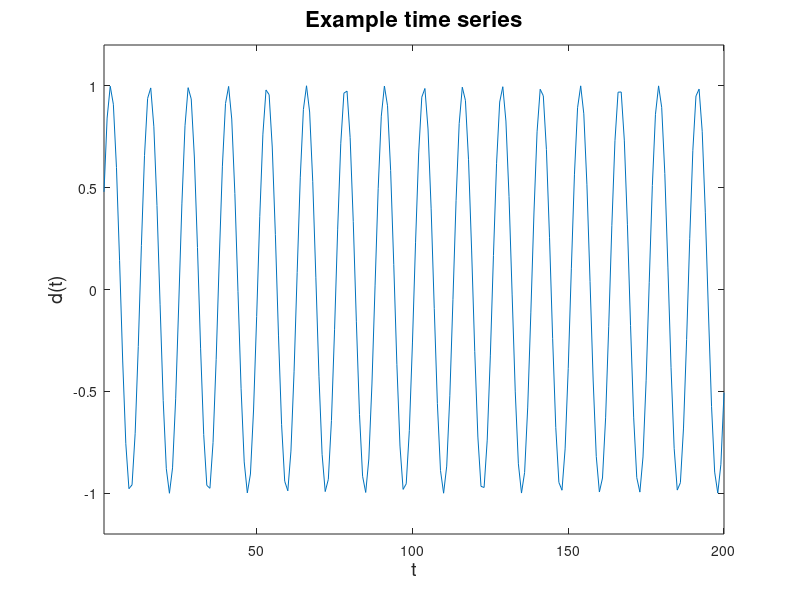

The MATLAB script that drew this image: (Note: this script raises an error after producing the figure.)
#############################################################################################################
# Part of the Bayesian Spectrum Analysis (BSA) package in Octave, by Emma
# Granqvist & Richard J. Morris, June 2011
# This code is only proof-of-principle, it is released freely and without any warranty
# For more information see Granqvist et al., BMC Systems Biology 2011,
# and Bretthorst, Springer-Verlag 1988
# Please cite the above papers when using this code
#############################################################################################################
# DEMO script
######################################################################################################
disp(['Welcome to the BSA demo!']);
disp(['Here we will go through four basic examples.']);
disp(['Press enter to start with the first one!']); pause
disp(' ');
##############################  Example 1
disp(['Case 1: A time series with omega = 0.5']);
dpoints = [];
tpoints = linspace(1,200,200);
for (i=1:200)
  dpoints(i) = sin(0.5*i);
endfor
figure; # Plot time series
plot(tpoints,dpoints);
title("Example time series","fontsize",16);
xlabel("t","fontsize",14);
ylabel("d(t)","fontsize",14);
set(gca(),"xlim",[1, 200],"ylim",[-1.2, 1.2]);
disp(['To start BSA, we enter the following on the command line:']); 
disp(['[normp,omega,maxomega] = bsa_auto (dpoints,"Test1",0,1,100,0,1,"BSA-DEMO");']); 
disp(['where dpoints is the data, as a single column,']); 
disp(['Test1 is the name of the time series,']);
disp(['0 is the lower limit of omega and 1 is the upper,']);
disp(['100 is the number of sample points between the lower and upper omega,']);
disp(['0 is the upper limit of background functions,']);
disp(['1 is the interval between sampling points in the data (in seconds),']);
disp(['and "BSA-DEMO" is the name of the output file.']);
disp(['Press enter to start BSA']); pause
fprintf (stderr, "Working... This may take a few minutes.\n"); 
[normp,omega,maxomega] = bsa_auto (dpoints',"Test1",0,1,100,0,1,"BSA-DEMO");
disp(['Done. The output is the estimated omega (maxomega = ' ,num2str(maxomega),'), and vectors of omega and the posterior probability.']); 
disp(['Press enter to plot omega and posterior density']); pause
plot(omega,normp,"1","linewidth",1);# Plot results
title("BSA result","fontsize",16);
xlabel('\omega',"fontsize",14);
ylabel("PDF","fontsize",14);
set(gca(),"xlim",[0, 1]);
disp(['Press enter to go on to the next example']); pause
##############################  Example 2
disp(['Case 2: A time series with high noise levels, omega = 0.5']); 
dpoints = [];
tpoints = linspace(1,200,200);
for (i=1:200)
  dpoints(i) = sin(0.5*(0+i)+0.1*(0.5-normrnd(0.0,1.0))) + 0.7*normrnd(0.0,1.0);
endfor
figure; # Plot time series
plot(tpoints,dpoints);
title("Example time series 2","fontsize",16);
xlabel("t","fontsize",14);
ylabel("d(t)","fontsize",14);
set(gca(),"xlim",[1, 200],"ylim",[-2.2, 2.2]);
disp(['Press enter to start BSA, with the same settings as before']); pause
fprintf (stderr, "Working... This may take a few minutes.\n");
[normp,omega,omega_max] = bsa_auto (dpoints',"Test2",0,1,100,0,1,"BSA-DEMO");
disp(['Done, estimated omega: ',num2str(omega_max)]);
disp(['Press enter to plot omega and posterior density']); pause
plot(omega,normp,"1","linewidth",1);# Plot results
title("BSA result 2","fontsize",16);
xlabel('\omega',"fontsize",14);
ylabel("PDF","fontsize",14);
set(gca(),"xlim",[0, 1]);
disp(['Press enter to go on to the next example']); pause
############################## Example 3
disp(['Case3: A time series with background trends, omega = 0.5']); 
dpoints = [];
tpoints = linspace(1,200,200);
for (i=1:200)
  dpoints(i) = sin(0.5*i)- (i^2*0.005)  + 0.1*normrnd(0.0,1.0);
endfor
figure; # Plot time series
plot(tpoints,dpoints);
title("Example time series 3","fontsize",16);
xlabel("t","fontsize",14);
ylabel("d(t)","fontsize",14);
disp(['To start BSA, we enter the following on the command line:']); 
disp(['[normp,omega,maxomega] = bsa_auto (dpoints,"Test3",0,1,100,4,1,"BSA-DEMO");']); 
disp(['where dpoints is the data, as a single column,']); 
disp(['Test3 is the name of the time series,']);
disp(['0 is the lower limit of omega and 1 is the upper,']);
disp(['100 is the number of sample points between the lower and upper omega,']);
disp(['4 is the upper limit of background functions,']);
disp(['1 is the interval between sampling points in the data (in seconds),']);
disp(['and "BSA-DEMO" is the name of the output file.']); 
disp(['Press enter to start BSA']); pause
fprintf (stderr, "Working... This may take a few minutes.\n");
[normp,omega,omega_max] = bsa_auto (dpoints',"Test3",0,1,100,4,1,"BSA-DEMO");
disp(['Done, estimated omega: ',num2str(omega_max)]);
disp(['Press enter to plot omega and posterior density']); pause
plot(omega,normp,"1","linewidth",1);# Plot results
title("BSA result 3","fontsize",16);
xlabel('\omega',"fontsize",14);
ylabel("PDF","fontsize",14);4
set(gca(),"xlim",[0, 1]);
disp(['Press enter to go on to the next example']); pause
##############################  Example 4
disp(['Case 4: A time series with two frequencies, omega = 0.5 and 0.3']); 
dpoints = [];
tpoints = linspace(1,200,200);
for (i=1:200)
  dpoints(i) = sin(0.5*i) + sin(0.3*i)   + 0.1*normrnd(0.0,1.0);
endfor
figure; # Plot time series
plot(tpoints,dpoints);
title("Example time series 4","fontsize",16);
xlabel("t","fontsize",14);
ylabel("d(t)","fontsize",14);
disp(['Now we will calculate the evidence, since there seems to be several frequencies:']); 
disp(['To start BSA, we enter the following on the command line:']); 
disp(['[logZ logZerror momega stomega] = bsa_nest (dpoints,"Test4",0,1,100,0,1,"BSA-DEMO",500);']); 
disp(['where dpoints is the data, as a single column,']); 
disp(['Test4 is the name of the time series,']);
disp(['0 is the lower limit of omega and 1 is the upper,']);
disp(['100 is the number of sample points between the lower and upper omega,']);
disp(['0 is the upper limit of background functions,']);
disp(['1 is the interval between sampling points in the data (in seconds),']);
disp(['"BSA-DEMO" is the name of the output file.']);
disp(['and 500 is the number of samples drawn from the posterior to calculate the evidence.']); 
disp(['Press enter to start BSA']); pause
fprintf (stderr, "Working... This may take a few minutes.\n");
[logZ logZerror momega stomega] = bsa_nest(dpoints',"Test3",0,1,100,0,1,"BSA-DEMO",500);
disp(['Done, estimated omega: ',num2str(momega)]);
disp(['Estimated evidence: ',num2str(logZ)]);
disp(['Demo finished!']);
disp(['Results have been written to file BSA-DEMO.']);